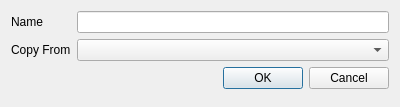
<?xml version="1.0" encoding="UTF-8"?>
<ui version="4.0">
 <class>NewTemplateDialog_UI</class>
 <widget class="QDialog" name="NewTemplateDialog_UI">
  <property name="geometry">
   <rect>
    <x>0</x>
    <y>0</y>
    <width>400</width>
    <height>107</height>
   </rect>
  </property>
  <property name="windowTitle">
   <string>Create New Template</string>
  </property>
  <layout class="QFormLayout" name="formLayout">
   <item row="0" column="0">
    <widget class="QLabel" name="label">
     <property name="text">
      <string>Name</string>
     </property>
    </widget>
   </item>
   <item row="0" column="1">
    <widget class="QLineEdit" name="lineEdit"/>
   </item>
   <item row="1" column="0">
    <widget class="QLabel" name="label_2">
     <property name="text">
      <string>Copy From</string>
     </property>
    </widget>
   </item>
   <item row="1" column="1">
    <widget class="QComboBox" name="comboBox"/>
   </item>
   <item row="2" column="0" colspan="2">
    <widget class="QDialogButtonBox" name="buttonBox">
     <property name="orientation">
      <enum>Qt::Horizontal</enum>
     </property>
     <property name="standardButtons">
      <set>QDialogButtonBox::Cancel|QDialogButtonBox::Ok</set>
     </property>
    </widget>
   </item>
  </layout>
 </widget>
 <resources/>
 <connections>
  <connection>
   <sender>buttonBox</sender>
   <signal>accepted()</signal>
   <receiver>NewTemplateDialog_UI</receiver>
   <slot>accept()</slot>
   <hints>
    <hint type="sourcelabel">
     <x>248</x>
     <y>254</y>
    </hint>
    <hint type="destinationlabel">
     <x>157</x>
     <y>274</y>
    </hint>
   </hints>
  </connection>
  <connection>
   <sender>buttonBox</sender>
   <signal>rejected()</signal>
   <receiver>NewTemplateDialog_UI</receiver>
   <slot>reject()</slot>
   <hints>
    <hint type="sourcelabel">
     <x>316</x>
     <y>260</y>
    </hint>
    <hint type="destinationlabel">
     <x>286</x>
     <y>274</y>
    </hint>
   </hints>
  </connection>
 </connections>
</ui>
